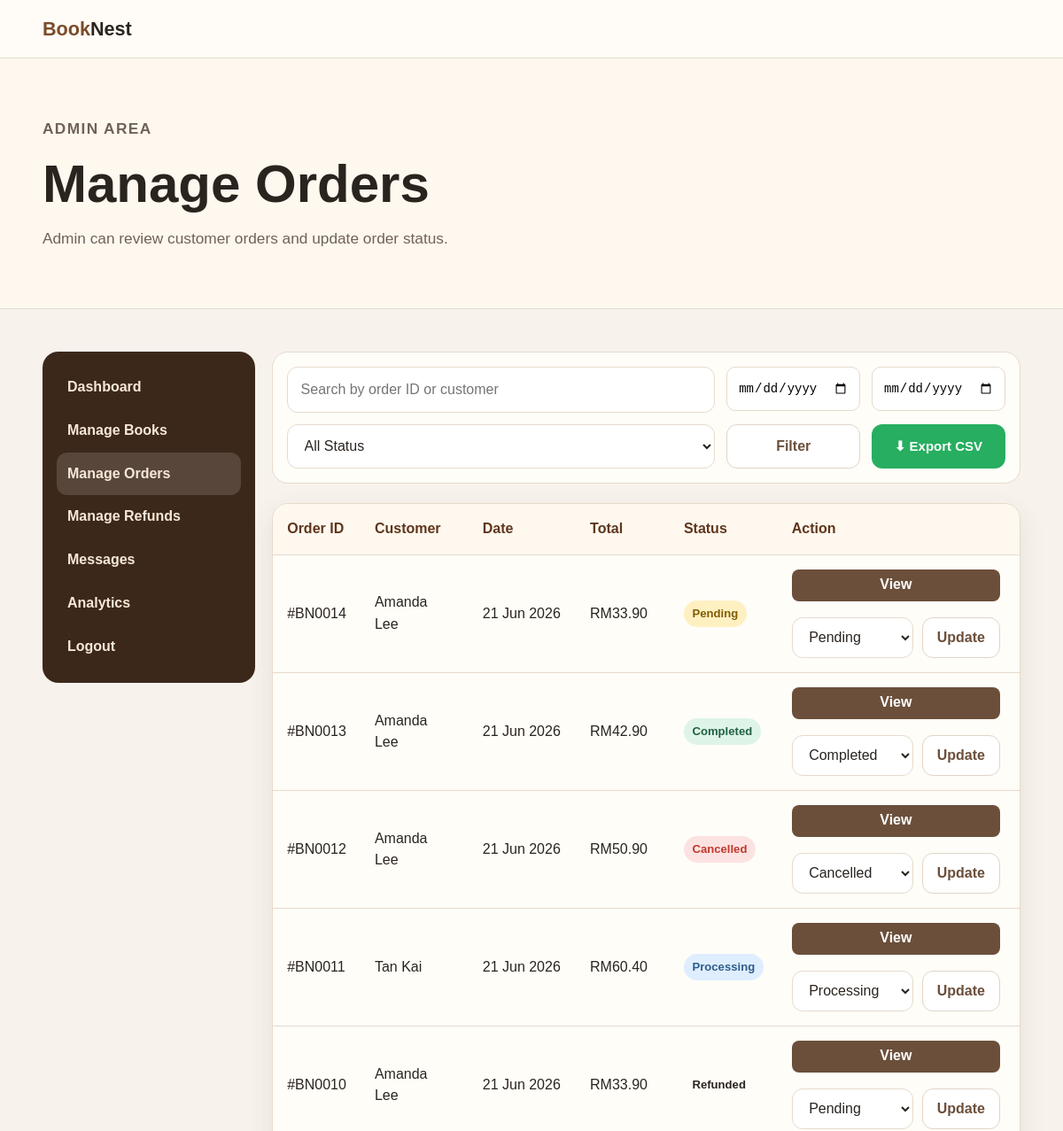
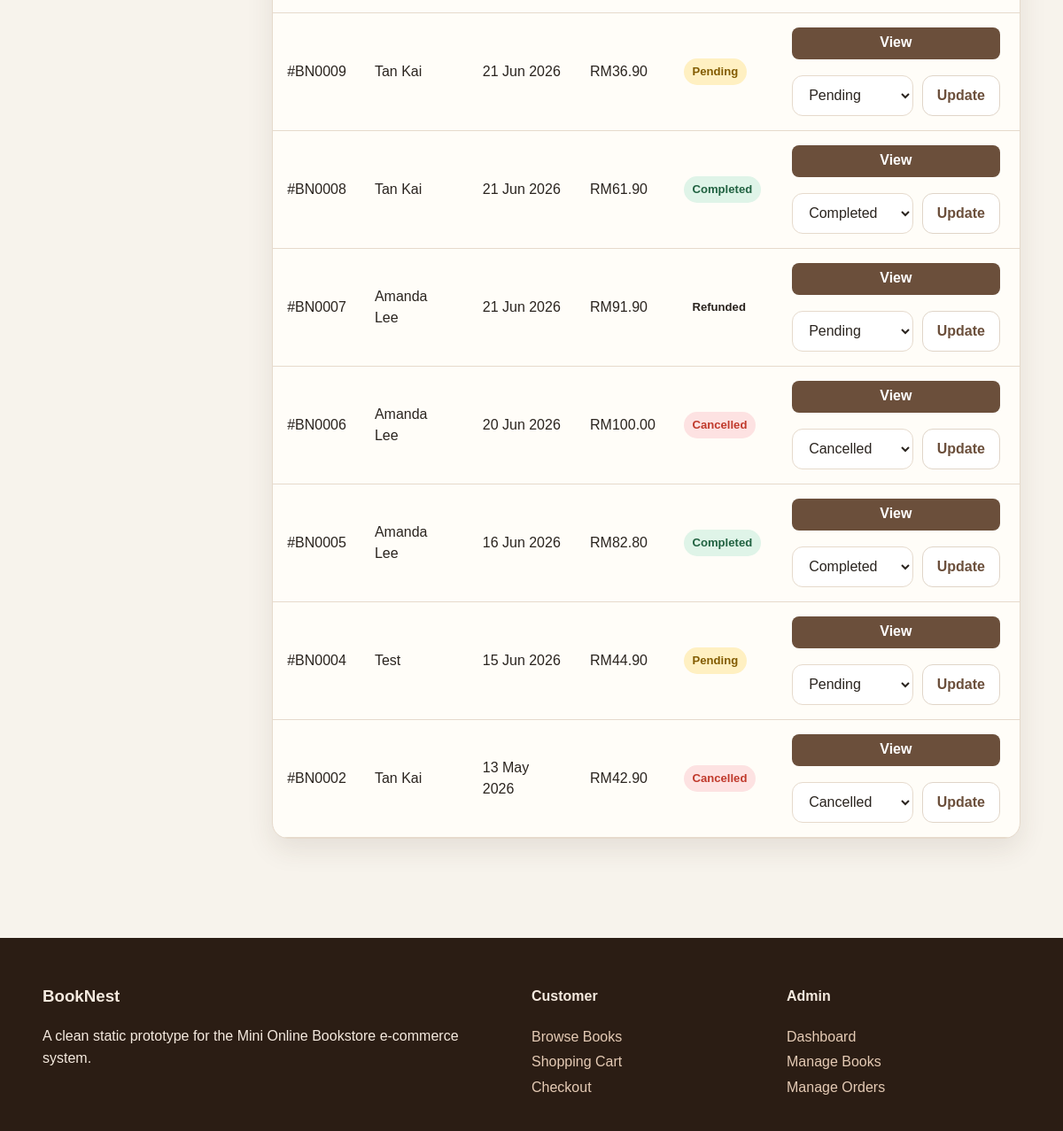
The app's page /admin/manage-orders.php (signed in) with its own data (2 pictures, top to bottom).
### tables this page shows
CREATE TABLE `orders` (
  `order_id` int NOT NULL AUTO_INCREMENT,
  `user_id` int DEFAULT NULL,
  `total_amount` decimal(10,2) NOT NULL,
  `status` enum('Pending','Processing','Completed','Cancelled','Refunded') NOT NULL DEFAULT 'Pending',
  `order_date` timestamp NOT NULL DEFAULT CURRENT_TIMESTAMP,
  `delivery_name` varchar(100) DEFAULT NULL,
  `delivery_contact` varchar(20) DEFAULT NULL,
  `delivery_email` varchar(100) DEFAULT NULL,
  `delivery_address` text,
  `payment_method` varchar(50) DEFAULT 'Cash on Delivery',
  `payment_status` varchar(50) DEFAULT 'Pending',
  `payment_reference` varchar(100) DEFAULT NULL,
  `card_last_four` varchar(4) DEFAULT NULL,
  `paid_at` datetime DEFAULT NULL,
  PRIMARY KEY (`order_id`),
  KEY `user_id` (`user_id`),
  CONSTRAINT `orders_ibfk_1` FOREIGN KEY (`user_id`) REFERENCES `users` (`user_id`)
);

CREATE TABLE `users` (
  `user_id` int NOT NULL AUTO_INCREMENT,
  `name` varchar(100) NOT NULL,
  `email` varchar(100) NOT NULL,
  `password` varchar(255) NOT NULL,
  `role` enum('customer','admin') NOT NULL DEFAULT 'customer',
  `contact` varchar(20) DEFAULT NULL,
  `created_at` timestamp NOT NULL DEFAULT CURRENT_TIMESTAMP,
  PRIMARY KEY (`user_id`),
  UNIQUE KEY `email` (`email`)
);

### admin/manage-orders.php (the view, shortened to what this page needs)
<?php
include '../app.php';
$search = $_GET['search'] ?? '';
$statusFilter = $_GET['status'] ?? ($_GET['status-select'] ?? '');
$from = $_GET['from_date'] ?? '';
$to   = $_GET['to_date'] ?? '';
$sql = "
    SELECT orders.order_id, users.name, orders.order_date, orders.total_amount, orders.status
    FROM orders
    LEFT JOIN users ON orders.user_id = users.user_id
    WHERE 1
";
$sql .= " ORDER BY orders.order_date DESC";
$stmt = $conn->prepare($sql);
$stmt->execute();
$orders = $stmt->get_result();
?>
<!DOCTYPE html>
<html lang="en">
<head>
<link rel="stylesheet" href="../css/style.css?v=999">
</head>
<body>
    <header class="navbar">
        <div class="container nav-inner">
            <a class="brand" href="admin-dashboard.php">
                Book<span>Nest</span>
            </a>
        </div>
    </header>
    <section class="page-title">
        <div class="container">
            <p class="eyebrow">Admin Area</p>
            <h1>Manage Orders</h1>
            <p>Admin can review customer orders and update order status.</p>
        </div>
    </section>
    <main class="section">
        <div class="container admin-layout">
          <?php include __DIR__ . '/../includes/admin-sidebar.php'; ?>
            <section>
                <form method="GET" class="filters" style="grid-template-columns:2fr auto auto">
                    <input class="input" name="search" placeholder="Search by order ID or customer" value="<?php echo htmlspecialchars($search); ?>">
                    <input type="date" name="from_date">
                    <input type="date" name="to_date">
                    <select name="status-select">
                        <option>All Status</option>
                    </select>
                    <button class="btn secondary filter-btn" type="submit">Filter</button>
                    <a href="export-orders.php?search=<?php echo urlencode($search); ?>&status=<?php echo urlencode($statusFilter); ?>&from_date=<?php echo urlencode($from); ?>&to_date=<?php echo urlencode($to); ?>" class="btn export-btn">
                    ⬇ Export CSV
                    </a>
                </form>
                <div class="table-wrap">
                    <table>
                        <thead>
                            <tr>
                                <th>Order ID</th>
                                <th>Customer</th>
                                <th>Date</th>
                                <th>Total</th>
                                <th>Status</th>
                                <th>Action</th>
                            </tr>
                        </thead>
                        <tbody>
                            <?php while ($order = $orders->fetch_assoc()): ?>
                            <tr>
                                <td>#BN<?php echo str_pad($order['order_id'], 4, '0', STR_PAD_LEFT); ?></td>
                                <td><?php echo htmlspecialchars($order['name']); ?></td>
                                <td><?php echo date("d M Y", strtotime($order['order_date'])); ?></td>
                                <td>RM<?php echo number_format($order['total_amount'], 2); ?></td>
                                <td>
                                    <span class="status <?php echo strtolower(trim($order['status'])); ?>">
                                        <?php echo htmlspecialchars($order['status']); ?>
                                    </span>
                                </td>
                                <td class="action-cell">
                                    <a class="btn view1-btn" href="order-details.php?id=<?php echo $order['order_id']; ?>">
                                        View
                                    </a>
                                    <form method="POST" action="update-order-status.php" class="update-form">
                                        <select name="status">
                                            <option <?php if($order['status']=="Pending") echo "selected"; ?>>Pending</option>
                                            <option <?php if($order['status']=="Processing") echo "selected"; ?>>Processing</option>
                                            <option <?php if($order['status']=="Completed") echo "selected"; ?>>Completed</option>
                                            <option <?php if($order['status']=="Cancelled") echo "selected"; ?>>Cancelled</option>
                                        </select>
                                        <button class="btn secondary update-btn" type="submit">Update</button>
                                    </form>
                                </td>
                            </tr>
                            <?php endwhile; ?>
                        </tbody>
                    </table>
                </div>
            </section>
        </div>
    </main>
    <footer class="footer">
        <div class="container footer-grid">
            <div>
                <h3>BookNest</h3>
                <p>A clean static prototype for the Mini Online Bookstore e-commerce system.</p>
            </div>
            <div>
                <h4>Customer</h4>
                <a href="../books/books.php">Browse Books</a>
                <a href="../orders/cart.php">Shopping Cart</a>
                <a href="../orders/checkout.php">Checkout</a>
            </div>
            <div>
                <h4>Admin</h4>
                <a href="../admin-dashboard.php">Dashboard</a>
                <a href="../manage-books.php">Manage Books</a>
                <a href="../manage-orders.php">Manage Orders</a>
            </div>
        </div>
    </footer>
</body>
</html>

### css/style.css (style rules this page uses)
:root { --bg: #f7f3ec; --paper: #fffdf8; --ink: #2a241f; --muted: #6f6259; --line: #e6dacc; --brand: #7b4b2a; --brand-dark: #5f361c; --accent: #b87945; --soft: #efe2d2; --shadow: 0 12px 30px rgba(70, 45, 25, .10); --radius: 18px; }
* { box-sizing: border-box; }
body { margin: 0; font-family: Arial, Helvetica, sans-serif; background: var(--bg); color: var(--ink); line-height: 1.55; }
a { text-decoration: none; color: inherit; }
.container { width: min(1120px, 92%); margin: auto; }
.navbar { position: sticky; top: 0; z-index: 10; background: rgba(255, 253, 248, .96); border-bottom: 1px solid var(--line); }
.nav-inner { display: flex; align-items: center; justify-content: space-between; padding: 1rem 0; gap: 1rem; }
.brand { font-weight: 800; font-size: 1.35rem; color: var(--brand); }
.brand span { color: var(--ink); }
.btn { display: inline-flex; align-items: center; justify-content: center; border: 0; border-radius: 12px; padding: .75rem 1rem; background: var(--brand); color: #fff; font-weight: 700; cursor: pointer; height: 50px; font-size: 16px; }
.btn.secondary { background: #ffffff; color: #6b4f3b; border: 1px solid #e0d5c8; padding: 0.4rem 1rem; transition: all 0.2s ease; font-size: 16px; }
.action-cell { display: flex; flex-direction: column; gap: 8px; min-width: 180px; }
.view1-btn { background: #6b4f3b; color: white; padding: 6px 12px; border-radius: 8px; font-size: 0.85rem; height: 36px; display: flex; text-align: center; padding: 8px 0; border-radius: 8px; margin-bottom: 10px; font-size: 16px; }
.update-form { display: flex; gap: 10px; }
.filter-btn { min-width: 100px; }
.status-select, .update-btn { height: 46px; padding: 0 14px; border-radius: 12px; font-size: 0.85rem; font-weight: 600; width: 100px; }
.export-btn { display: flex; width: 100%; justify-content: center; align-items: center; height: 45px; background: #27ae60; font-size: 15px; height: 50px; flex: 0 0 100%; }
table { border-radius: 12px; overflow: hidden; }
td .btn { margin-right: 6px; }
.input { transition: 0.2s; }
.eyebrow { color: var(--accent); font-weight: 800; text-transform: uppercase; letter-spacing: .08em; font-size: .85rem; }
.hero h1, .page-title h1 { font-size: clamp(2rem, 5vw, 4rem); line-height: 1.05; margin: .5rem 0 1rem; }
.hero p, .page-title p { font-size: 1.08rem; color: var(--muted); max-width: 650px; }
.hero-card, .card, .form-card, .summary, .stat, .table-wrap { background: var(--paper); border: 1px solid var(--line); border-radius: var(--radius); box-shadow: var(--shadow); margin-top: 1rem; margin-bottom: 1rem; }
.section { padding: 3rem 0; }
.page-title { padding: 3rem 0; background: #fff8ef; border-bottom: 1px solid var(--line); }
.filters { background: var(--paper); border: 1px solid var(--line); border-radius: var(--radius); padding: 1rem; display: grid; grid-template-columns: auto auto auto; gap: .8rem; flex-wrap: wrap; margin-bottom: 1.4rem; }
.filters { display: grid; grid-template-columns: auto auto auto; gap: 0.8rem; }
.input1, select { border: 1px solid var(--line); border-radius: 12px; padding: .78rem .9rem; background: #fff; font: inherit; color: var(--ink); width: 100%; }
.input, textarea { border: 1px solid var(--line); border-radius: 12px; padding: .78rem .9rem; background: #fff; font: inherit; color: var(--ink); width: 100%; }
.filters input[type="date"] { padding: 8px 12px; border-radius: 10px; border: 1px solid var(--line); font-size: 14px; background: #fff; height: 50px; width: 100%; }
.table-wrap { overflow: auto; }
table { width: 100%; border-collapse: collapse; min-width: 720px; }
th, td { text-align: left; padding: 1rem; border-bottom: 1px solid var(--line); }
th { background: #fff8ef; color: var(--brand-dark); }
.status { border-radius: 999px; padding: 0.3rem 0.6rem; font-size: 0.82rem; font-weight: 800; display: inline-block; }
.status.cancelled { background: #fde2e2; color: #c0392b; }
.status.pending { background: #fff0c2; color: #825b00; }
.status.processing { background: #dfeeff; color: #2d5d8a; }
.status.completed { background: #dff4e8; color: #216241; }
.admin-layout { display: grid; grid-template-columns: 240px 1fr; gap: 1.2rem; }
.footer { background: #2b1d14; color: #f5eadf; padding: 2rem 0; margin-top: 3rem; }
.footer-grid { display: grid; grid-template-columns: 2fr 1fr 1fr; gap: 1.5rem; }
.footer a { display: block; color: #e5cbb5; margin: .25rem 0; }

### records on screen
orders: order_id "0014", user.name "Amanda Lee", order_date "21 Jun 2026", total_amount "33.90", status "Pending"
orders: order_id "0013", user.name "Amanda Lee", order_date "21 Jun 2026", total_amount "42.90", status "Completed"
orders: order_id "0012", user.name "Amanda Lee", order_date "21 Jun 2026", total_amount "50.90", status "Cancelled"
orders: order_id "0011", user.name "Tan Kai", order_date "21 Jun 2026", total_amount "60.40", status "Processing"
orders: order_id "0010", user.name "Amanda Lee", order_date "21 Jun 2026", total_amount "33.90", status "Refunded"
orders: order_id "0009", user.name "Tan Kai", order_date "21 Jun 2026", total_amount "36.90", status "Pending"
orders: order_id "0008", user.name "Tan Kai", order_date "21 Jun 2026", total_amount "61.90", status "Completed"
orders: order_id "0007", user.name "Amanda Lee", order_date "21 Jun 2026", total_amount "91.90", status "Refunded"
orders: order_id "0006", user.name "Amanda Lee", order_date "20 Jun 2026", total_amount "100.00", status "Cancelled"
orders: order_id "0005", user.name "Amanda Lee", order_date "16 Jun 2026", total_amount "82.80", status "Completed"
orders: order_id "0004", user.name "Test", order_date "15 Jun 2026", total_amount "44.90", status "Pending"
orders: order_id "0002", user.name "Tan Kai", order_date "13 May 2026", total_amount "42.90", status "Cancelled"
